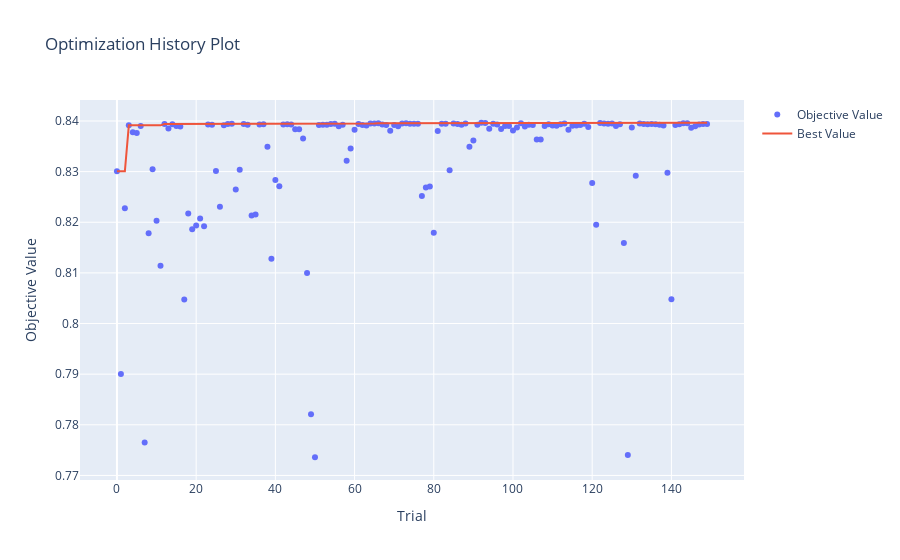
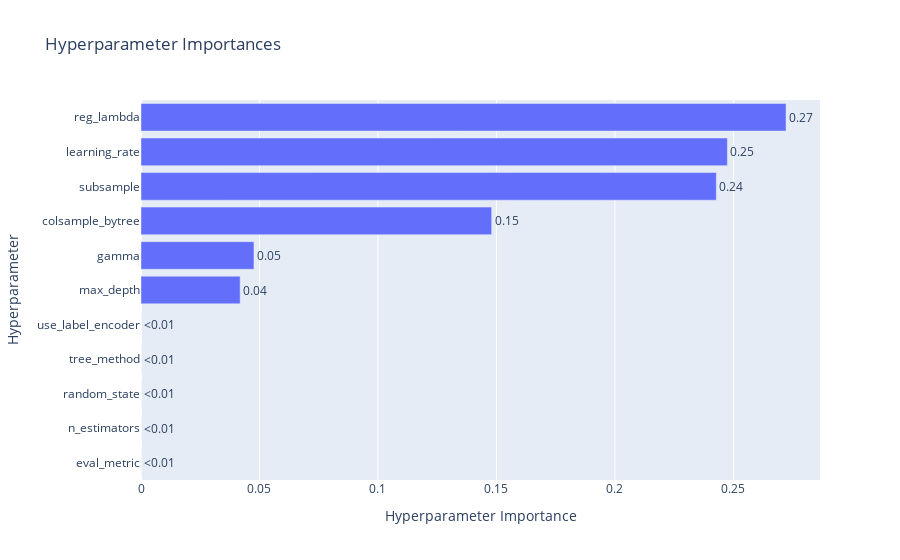

Notebook code cell kept with these figures, in order:
### Code cell
# Save
pickle.dump(study.best_trial.params, open('XGB_Hyperparameter.pickle', 'wb'))
print("Best Score: ", study.best_value)

printmd('**XGBoost Tuned Hyperparameters**')
pprint.pprint(study.best_trial.params)


# history
display(optuna.visualization.plot_optimization_history(study))

# Importance
display(plot_param_importances(study))

### Figure 1 — Plotly figure (JSON) as saved in the notebook; plotly's stock layout.template omitted (floating-point values rounded to 4 significant figures; data arrays with more than 128 entries replaced by an {"elided": "..."} marker saying what was removed)
{"data": [{"mode": "markers", "name": "Objective Value", "type": "scatter", "x": {"elided": "150 int values"}, "y": {"elided": "150 float values"}}, {"mode": "lines", "name": "Best Value", "type": "scatter", "x": {"elided": "150 int values"}, "y": {"elided": "150 float values"}}, {"marker": {"color": "#cccccc"}, "mode": "markers", "name": "Infeasible Trial", "showlegend": false, "type": "scatter", "x": [], "y": []}], "layout": {"title": {"text": "Optimization History Plot"}, "xaxis": {"title": {"text": "Trial"}}, "yaxis": {"title": {"text": "Objective Value"}}}}

### Figure 2 — Plotly figure (JSON) as saved in the notebook; plotly's stock layout.template omitted (floating-point values rounded to 4 significant figures)
{"data": [{"cliponaxis": false, "hovertemplate": ["eval_metric (CategoricalDistribution): 0.0<extra></extra>", "n_estimators (CategoricalDistribution): 0.0<extra></extra>", "random_state (CategoricalDistribution): 0.0<extra></extra>", "tree_method (CategoricalDistribution): 0.0<extra></extra>", "use_label_encoder (CategoricalDistribution): 0.0<extra></extra>", "max_depth (IntDistribution): 0.04184904172951678<extra></extra>", "gamma (CategoricalDistribution): 0.04766748929760659<extra></extra>", "colsample_bytree (FloatDistribution): 0.1479882242454551<extra></extra>", "subsample (FloatDistribution): 0.24280598918546226<extra></extra>", "learning_rate (FloatDistribution): 0.2474644717603229<extra></extra>", "reg_lambda (CategoricalDistribution): 0.27222478378163645<extra></extra>"], "name": "Objective Value", "orientation": "h", "text": ["<0.01", "<0.01", "<0.01", "<0.01", "<0.01", "0.04", "0.05", "0.15", "0.24", "0.25", "0.27"], "textposition": "outside", "type": "bar", "x": [0, 0, 0, 0, 0, 0.04185, 0.04767, 0.148, 0.2428, 0.2475, 0.2722], "y": ["eval_metric", "n_estimators", "random_state", "tree_method", "use_label_encoder", "max_depth", "gamma", "colsample_bytree", "subsample", "learning_rate", "reg_lambda"]}], "layout": {"title": {"text": "Hyperparameter Importances"}, "xaxis": {"title": {"text": "Hyperparameter Importance"}}, "yaxis": {"title": {"text": "Hyperparameter"}}}}
